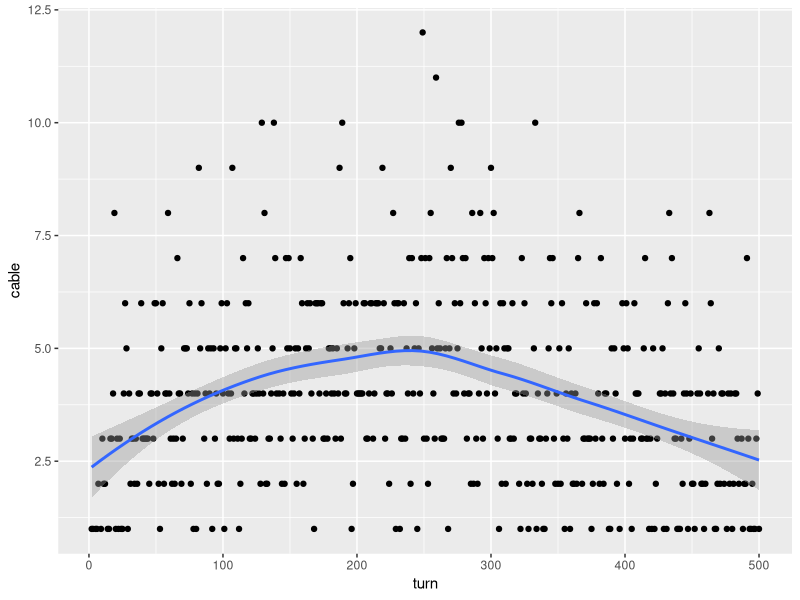
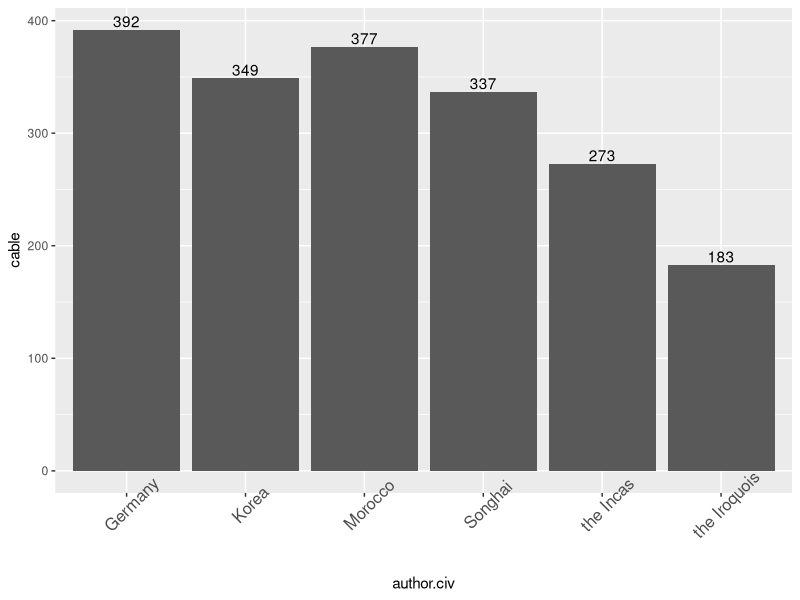
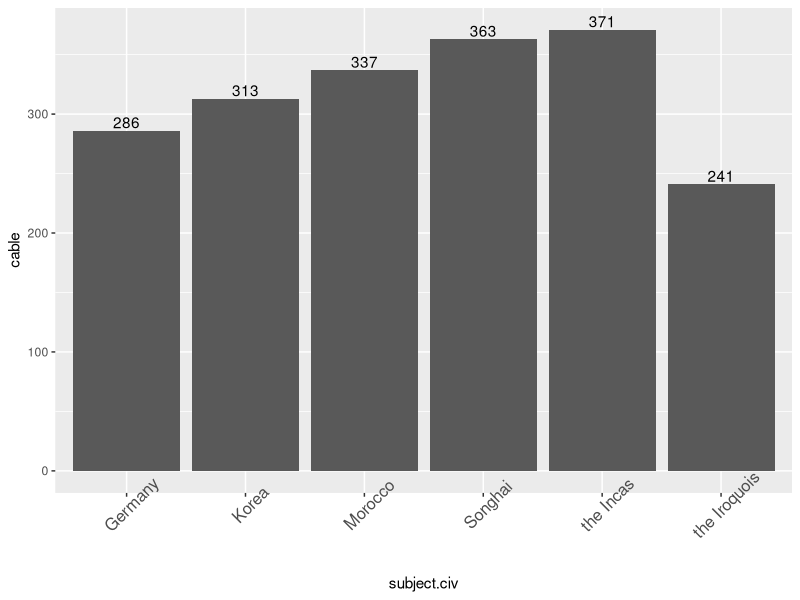
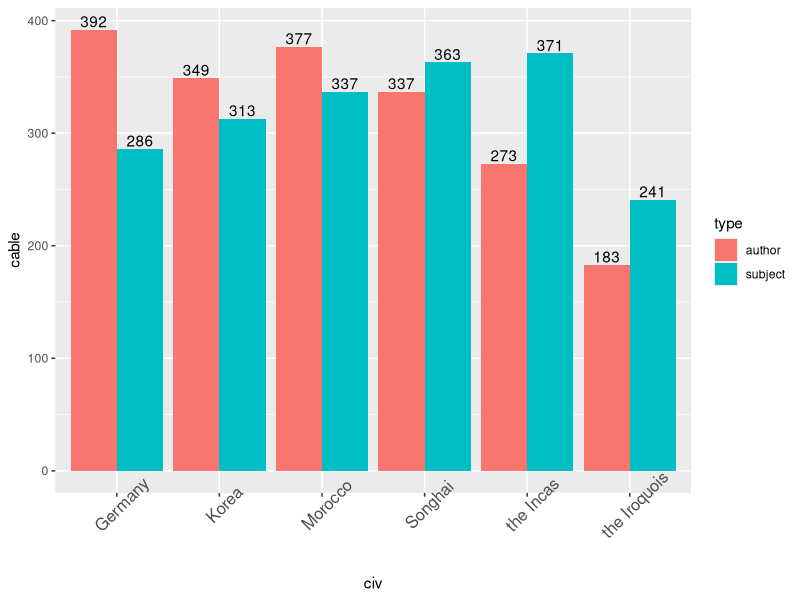

These figures' R source, in order:
## ---- chunk 1
knitr::opts_chunk$set(echo = TRUE, warning = FALSE, message = FALSE)
## ---- chunk 2
library(readxl)
library(ggplot2)


data <- read_excel("Diplomacy_W129.xlsx")
data  <- data.frame(data)


city_state <- c("Kathmandu",
"Yerevan",
"Kyzyl",
"Florence",
"Budapest",
"Singapore",
"Mombasa",
"Panama City",
"Bogota",
"Ife")



data2 <- data[-which(data$author.civ %in% city_state | data$subject.civ %in% city_state),]



d1 <- aggregate(cable ~ turn, data = data2, FUN = length)

d2 <- aggregate(cable ~ author.civ, data = data2, FUN = length)

d3 <- aggregate(cable ~ subject.civ, data = data2, FUN = length)

d4 <- d2
d4[5,2] <- d4[5,2] + d4[6,2]
d4 <- d4[-6,]

d5 <- d3
d5[5,2] <- d5[5,2] + d5[6,2]
d5[7,2] <- d5[7,2] + d5[8,2]

d5 <- d5[-c(6,8),]


ggplot(d1, aes(turn,cable)) + geom_point() + geom_smooth()

ggplot(d4, aes(author.civ,cable)) + geom_bar(stat = "identity")+ theme(axis.text.x = element_text(angle = 45,size = 12)) + 
  geom_text(aes(label=cable), vjust=-0.2)

ggplot(d5, aes(subject.civ,cable)) + geom_bar(stat = "identity") + theme(axis.text.x = element_text(angle = 45,size = 12)) +
  geom_text(aes(label=cable), vjust=-0.2)

d6 <- data.frame(civ = c(d4$author.civ,d5$subject.civ), cable = c(d4$cable,d5$cable),
                 type = rep(c("author","subject"),each=6))

ggplot(d6, aes(civ,cable, fill = type)) + geom_bar(stat = "identity",position = "dodge") + theme(axis.text.x = element_text(angle = 45,size = 12)) +
  geom_text(aes(label=cable), position=position_dodge(width=0.9), vjust=-0.2)

